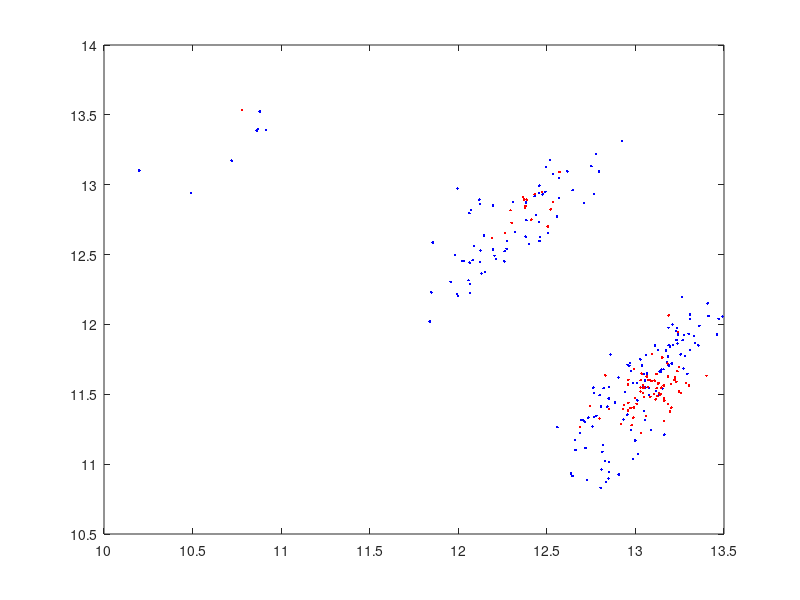

The MATLAB script that drew this image: (Note: this script raises an error after producing the figure.)
data = dlmread('SNP_A-1700211int.txt');
train_data = dlmread('SNP_A-1700211_train.txt');

c4 = 2;

c_aa = [13.0401406105; 11.5331200557];
E_aa = [15.366502377   -4.23183586038;
        -4.23183586038 13.2701697182];
rho_aa = 27.7563720409;
E_aa = E_aa/((1+rho_aa)/c4);

c_ab = [12.4082950631; 12.7980255933];
E_ab = [60.2079043501 -29.0312344412; 
        -29.0312344412 45.0473027062];
rho_ab = 93.9979148433;
E_ab = E_ab/((1+rho_ab)/c4);

c_bb = [11.0247936707; 13.0898109804];
E_bb = [59.8413298228 -29.1244860329;
       -29.1244860329 45.4138772336];
rho_bb = 93.9979148433;
E_bb = E_bb/((1+rho_bb)/c4);


figure;

% plot all data point
plot(data(:,1),data(:,2),'b.');
hold on;

% plot aa training data
plot(train_data(:,1),train_data(:,2),'r.');
hold on;

% plot aa ellipsoid
ellipse_plot(E_aa, c_aa);
hold on;
ellipse_plot(E_ab, c_ab);
hold on;
ellipse_plot_dash(E_bb, c_bb);

xlabel('log(allele A intensity)');
ylabel('log(allele B intensity)');
xlim([10 15]);
ylim([9.5 15])
axis equal;
title('SNP\_A-1700211');